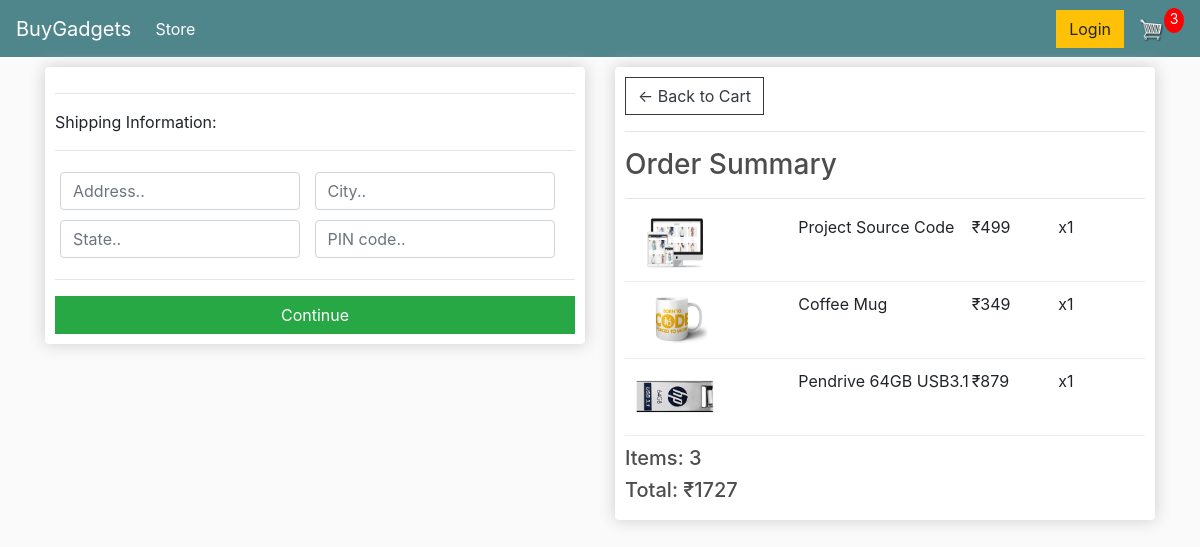
Screenshot of /checkout/ (signed in) with the database file from the repository.
### store/models.py (models this page shows, shortened)
class OrderItem(models.Model):
    product = models.ForeignKey(Product, on_delete=models.SET_NULL, null=True)
    order = models.ForeignKey(Order, on_delete=models.SET_NULL, null=True)
    quantity = models.IntegerField(default=0, null=True, blank=True)
    date_added = models.DateTimeField(auto_now_add=True)
    @property
    def get_total(self):
        total = self.product.price * self.quantity
        return total

class Product(models.Model):
    name = models.CharField(max_length=200)
    price = models.FloatField()
    digital = models.BooleanField(default=False, null=True, blank=True)
    image = models.ImageField(null=True, blank=True)
    @property
    def imageURL(self):
        try:
            url = self.image.url
        except:
            url = ""
        return url

class Order(models.Model):
    customer = models.ForeignKey(Customer, on_delete=models.SET_NULL, null=True, blank=True)
    date_ordered = models.DateTimeField(auto_now_add=True)
    complete = models.BooleanField(default=False)
    transaction_id = models.CharField(max_length=100, null=True)
    @property
    def shipping(self):
        orderitems = self.orderitem_set.all()
        shipping = False
        for i in orderitems:
            if i.product.digital == False:
                shipping = True
        return shipping
    @property
    def get_cart_total(self):
        orderitems = self.orderitem_set.all()
        total = sum([item.get_total for item in orderitems])
        return total
    @property
    def get_cart_items(self):
        orderitems = self.orderitem_set.all()
        total = sum([item.quantity for item in orderitems])
        return total

### store/views.py (the view)
# urls.py: path('checkout/', views.checkout, name='checkout'),
def checkout(request):
    if request.user.is_authenticated:
        customer = request.user.customer
        order, created = Order.objects.get_or_create(customer=customer, complete=False)
        items = order.orderitem_set.all()
        cartItems = order.get_cart_items
    else:
        items = []
        order = {'get_cart_total': 0, 'get_cart_items': 0, 'shipping': False}
        cartItems = order['get_cart_items']
    context = {'items': items, 'order': order, 'cartItems': cartItems}
    return render(request, 'store/checkout.html', context)

### store/templates/store/checkout.html (shortened to what this page needs)
{% extends 'store/main.html' %}
{% load static %}
{% block content %}
    <div class="row">
        <div class="col-lg-6">
            <div class="box-element" id="form-wrapper">
                <form id="form">
                    <div id="shipping-info">
                        <hr>
                        <p>Shipping Information:</p>
                        <hr>
                        <div class="form-field">
                            <input required class="form-control" type="text" name="address" placeholder="Address..">
                        </div>
                        <div class="form-field">
                            <input required class="form-control" type="text" name="city" placeholder="City..">
                        </div>
                        <div class="form-field">
                            <input required class="form-control" type="text" name="state" placeholder="State..">
                        </div>
                        <div class="form-field">
                            <input required class="form-control" type="text" name="zipcode" placeholder="PIN code..">
                        </div>
                    </div>
                    <hr>
                    <input id="form-button" class="btn btn-success btn-block" type="submit" value="Continue">
                </form>
            </div>
            <br>
        </div>
        <div class="col-lg-6">
            <div class="box-element">
                <a class="btn btn-outline-dark" href="{% url 'cart' %}">&#x2190; Back to Cart</a>
                <hr>
                <h3>Order Summary</h3>
                <hr>
                {% for item in items %}
                    <div claSS="cart-row">
                        <div style="flex:2"><img class="row-image" src="{{ item.product.imageURL }}"></div>
                        <div style="flex:2"><p>{{ item.product.name }}</p></div>
                        <div style="flex:1"><p>₹{{ item.product.price| floatformat:0 }}</p></div>
                        <div style="flex:1"><p>x{{ item.quantity }}</p></div>
                    </div>
                {% endfor %}
                <h5>Items: {{ order.get_cart_items }}</h5>
                <h5>Total: ₹{{ order.get_cart_total| floatformat:0 }}</h5>
            </div>
        </div>
    </div>
{% endblock content %}

### static/css/main.css (style rules this page uses)
body { background-color: hsl(0, 0%, 98%); }
h1,h2,h3,h4,h5,h6 { color:hsl(0, 0%, 30%); }
.box-element { box-shadow:hsl(0, 0%, 80%) 0 0 16px; background-color: #fff; border-radius: 4px; padding: 10px; }
.col-lg-4, .col-lg-6, .col-lg-8, .col-lg-12 { margin-top: 10px; }
.btn { border-radius: 0; }
.row-image { width: 100px; }
.form-field { width:250px; display: inline-block; padding: 5px; }
.cart-row { display: flex; align-items: stretch; padding-bottom: 10px; margin-bottom: 10px; border-bottom: 1px solid #ececec; }

### rows the page displays
OrderItem: product.imageURL (picture), product.name "Project Source Code", product.price "499", quantity "1"
OrderItem: product.imageURL (picture), product.name "Coffee Mug", product.price "349", quantity "1"
OrderItem: product.imageURL (picture), product.name "Pendrive 64GB USB3.1", product.price "879", quantity "1"
Order: get_cart_items "3", get_cart_total "1727"

### other values shown
{{ cartItems }} "3"
